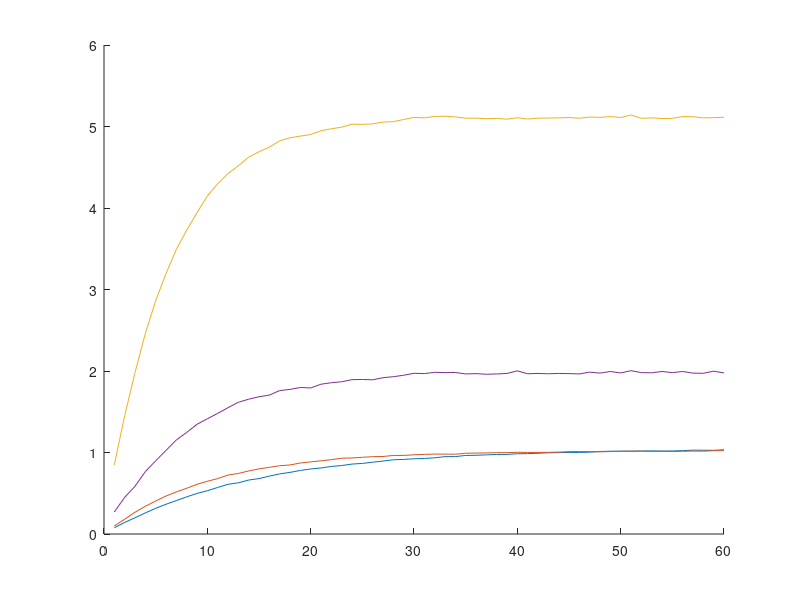

Write MATLAB code to recreate this figure.
clear all;
load('DMC2x2_fixed_step_response');
y1_1 = y1(u1(:,1)~=0,:);
y1_1 = (y1_1(2:end,:)-ones(length(y1_1)-1,1)*y1_1(1,:))/1000;
y2_1 = y2(u2(:,2)~=0,:);
y2_1 = (y2_1(2:end,:)-ones(length(y2_1)-1,1)*y2_1(1,:))/500;
len = min(length(y1_1),length(y2_1));
len = 60;

s11 = y1_1(1:len,1);
s12 = y1_1(1:len,2);
s21 = y2_1(1:len,1);
s22 = y2_1(1:len,2);

for k = 1:len
    s(k,1,1) = s11(k);
    s(k,1,2) = s12(k);
    s(k,2,1) = s21(k);
    s(k,2,2) = s22(k);
end
figure;
hold on;
plot(s11);
plot(s12);
plot(s21);
plot(s22);
hold off;